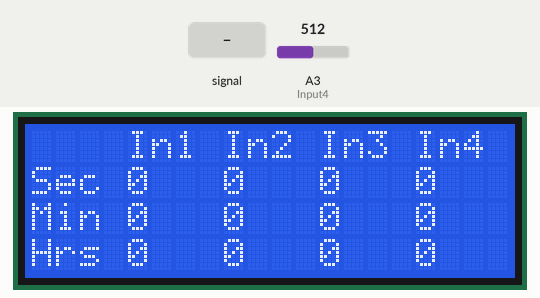
This sketch was run on a simulated Arduino Uno, built with avr-gcc and run on an emulated ATmega328P. On the bench: 20×4 character LCD. The test bench sets the inputs (shaded band); at power-on: A3 (Input4) = 512.

Above: at 1.2 s.
1.3 s: A3 (Input4) fed a 200 Hz sine of ±81 counts around its level
At 2.1 s:
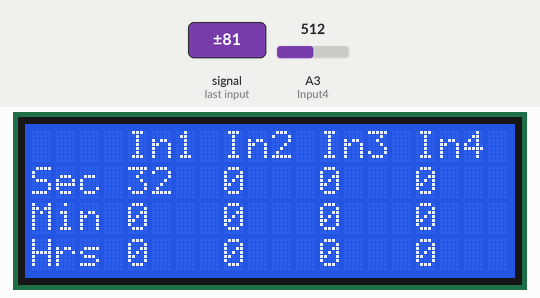
3.8 s: A3 (Input4) set to 546
At 5.1 s:
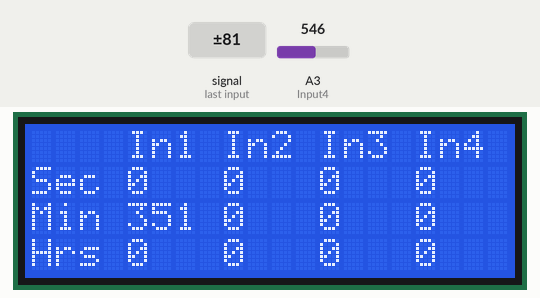
6.8 s: A3 (Input4) set to 526
9.8 s: A3 (Input4) set to 552
At 11.4 s:
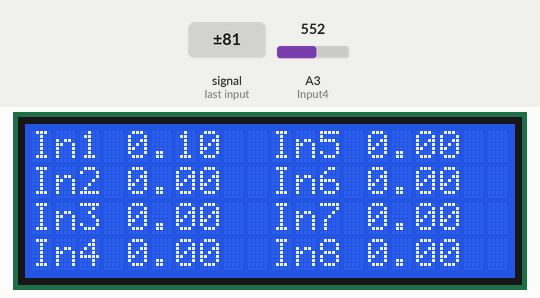
15.8 s: A3 (Input4) set to 511
At 25.7 s:
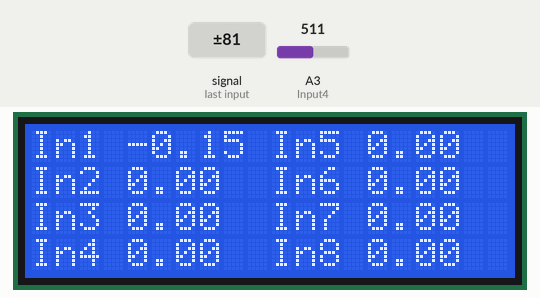
Timing chart, 0 to 25.8 s (numbered marks = the images above; inputs shaded):
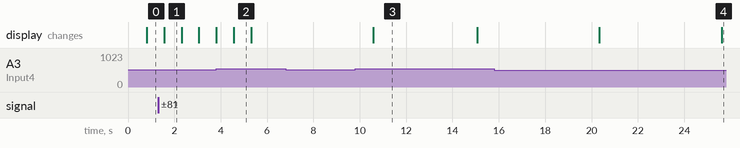

Measured:
- after the input at 1.3 s, the display: changes after 0.26 s (image 1)
- after the input at 6.8 s, every drawn part: stays the same
- what the display in image 1 shows lasts 0.7 s, from 1.6 s to 2.3 s
- what the display in image 2 shows lasts 0.7 s, from 4.6 s to 5.3 s
- what the display in image 3 shows lasts 4.5 s, from 10.6 s to 15.1 s

The sketch:

MEGA2560_hallEffect_v2.ino
```cpp
#include <Wire.h>
#include "RTClib.h"
#include <LiquidCrystal_I2C.h>

#define Input1 A0
#define Input2 A1
#define Input3 A2
#define Input4 A3
#define Input5 A4
#define Input6 A5
#define Input7 A6
#define Input8 A7

int lcdColumns = 20;
int lcdRows = 4;
RTC_DS3231 rtc;
LiquidCrystal_I2C lcd(0x27, lcdColumns, lcdRows);

char daysOfTheWeek[7][12] = {"Sunday", "Monday", "Tuesday", "Wednesday", "Thursday", "Friday", "Saturday"};
unsigned long lastDB1=0,lastDB2=0,lastDB3=0,lastDB4=0,lastDB5=0,lastDB6=0,lastDB7=0,lastDB8=0;
unsigned long timer1sec=millis(),timer1min=millis(),timer1hour=millis(),timerInline0=millis(),timerDisplay=millis();
int btn1State=1,btn2State=1,btn3State=1,btn4State=1,btn5State=1,btn6State=1,btn7State=1,btn8State=1;
int secCont1,secCont2,secCont3,secCont4,secCont5,secCont6,secCont7,secCont8;
int minCont1,minCont2,minCont3,minCont4,minCont5,minCont6,minCont7,minCont8;
int hourCont1,hourCont2,hourCont3,hourCont4,hourCont5,hourCont6,hourCont7,hourCont8;
char one=1,two=0,three=0;
float rawValue1,rawValue2,rawValue3,rawValue4,rawValue5,rawValue6,rawValue7,rawValue8;
float zeroLevel = 536;
float pulseVolts1,pulseVolts2,pulseVolts3,pulseVolts4,pulseVolts5,pulseVolts6,pulseVolts7,pulseVolts8;;
char pulseFlag1,pulseFlag2,pulseFlag3,pulseFlag4,pulseFlag5,pulseFlag6,pulseFlag7,pulseFlag8;

void setup(){
  Serial.begin(115200);
//  if (! rtc.begin())
//  {
//    Serial.println("Couldn't find RTC");
//    while (1);
//  }
//  rtc.adjust(DateTime(__DATE__, __TIME__));
  pinMode(Input4, INPUT);
//  pinMode(Input2, INPUT);
//  pinMode(Input3, INPUT);
//  pinMode(Input4, INPUT);
//  pinMode(Input5, INPUT);
//  pinMode(Input6, INPUT);
//  pinMode(Input7, INPUT);
//  pinMode(Input8, INPUT);
  lcd.init();
  lcd.backlight();
}

void loop(){
//   DateTime now = rtc.now();
//   Serial.print(now.hour(), DEC);
//   Serial.print(":");
//   Serial.print(now.minute(), DEC);
//   Serial.print(":");
//   Serial.print(now.second(), DEC);
//   Serial.print("  ");
//   Serial.print(daysOfTheWeek[now.dayOfTheWeek()]);
//   Serial.print("  ");
//   Serial.print(now.day(), DEC);
//   Serial.print("/");
//   Serial.print(now.month(), DEC);
//   Serial.print("/");
//   Serial.println(now.year(), DEC);
     if(millis()-timerInline0>5000){
      timerInline0=millis();
      if(one){
        one=0;
        two=1;
      }else if(two){
        two=0;
        three=1;
      }else if(three){
        three=0;
        one=1;
      }

     }
//  Serial.print ("rawValue1 : ");
//  Serial.println (rawValue1);
//  delay(100);
    ReadBtn();
    showData();
    if(millis()-timerDisplay>750){
    timerDisplay=millis();
    lcd.clear();
    showDisplay();
    }
}


void ReadBtn()
{
  for(int i=0;i<=10;i++)
  {
    rawValue1 = rawValue1+analogRead(Input4)-zeroLevel;
//    rawValue2 = rawValue2+analogRead(Input2)-zeroLevel;
//    rawValue3 = rawValue3+analogRead(Input3)-zeroLevel;
//    rawValue4 = rawValue4+analogRead(Input4)-zeroLevel;
//    rawValue5 = rawValue5+analogRead(Input5)-zeroLevel;
//    rawValue6 = rawValue6+analogRead(Input6)-zeroLevel;
//    rawValue7 = rawValue7+analogRead(Input7)-zeroLevel;
//    rawValue8 = rawValue8+analogRead(Input8)-zeroLevel;
  }
  rawValue1/=10;rawValue2/=10;rawValue3/=10;rawValue4/=10;rawValue5/=10;rawValue6/=10;rawValue7/=10;rawValue8/=10;
  pulseVolts1=(rawValue1*5)/1023;
  pulseVolts2=(rawValue2*5)/1023;
  pulseVolts3=(rawValue3*5)/1023;
  pulseVolts4=(rawValue4*5)/1023;
  pulseVolts5=(rawValue5*5)/1023;
  pulseVolts6=(rawValue6*5)/1023;
  pulseVolts7=(rawValue7*5)/1023;
  pulseVolts8=(rawValue8*5)/1023;

  if(pulseVolts1>0.05)
  {
    if(pulseFlag1)
    {
      pulseFlag1=0;
      secCont1++;
    }
  }
  if(pulseVolts1<0.01)
      pulseFlag1=1;

  if(pulseVolts2>0.05)
  {
    if(pulseFlag2)
    {
      pulseFlag2=0;
      secCont2++;
    }
  }
  if(pulseVolts2<0.01)
      pulseFlag2=1;

  if(pulseVolts3>0.05)
  {
    if(pulseFlag3)
    {
      pulseFlag3=0;
      secCont3++;
    }
  }
  if(pulseVolts3<0.01)
      pulseFlag3=1;

  if(pulseVolts4>0.05)
  {
    if(pulseFlag4)
    {
      pulseFlag4=0;
      secCont4++;
    }
  }
  if(pulseVolts4<0.01)
      pulseFlag4=1;

  if(pulseVolts5>0.05)
  {
    if(pulseFlag5)
    {
      pulseFlag5=0;
      secCont5++;
    }
  }
  if(pulseVolts5<0.01)
      pulseFlag5=1;

  if(pulseVolts6>0.05)
  {
    if(pulseFlag6)
    {
      pulseFlag6=0;
      secCont6++;
    }
  }
  if(pulseVolts6<0.01)
      pulseFlag6=1;

  if(pulseVolts7>0.05)
  {
    if(pulseFlag7)
    {
      pulseFlag7=0;
      secCont7++;
    }
  }
  if(pulseVolts7<0.01)
      pulseFlag7=1;

  if(pulseVolts8>0.05)
  {
    if(pulseFlag8)
    {
      pulseFlag8=0;
      secCont8++;
    }
  }
  if(pulseVolts8<0.01)
      pulseFlag8=1;

}


void showDisplay()
{
 if(one)
  {
  lcd.setCursor(0,1);
  lcd.print("Sec");
  lcd.setCursor(0,2);
  lcd.print("Min");
  lcd.setCursor(0,3);
  lcd.print("Hrs");

  lcd.setCursor(4,0);
  lcd.print("In1");
  lcd.setCursor(8,0);
  lcd.print("In2");
  lcd.setCursor(12,0);
  lcd.print("In3");
  lcd.setCursor(16,0);
  lcd.print("In4");

  lcd.setCursor(4,1);
  lcd.print(secCont1);
  lcd.setCursor(4,2);
  lcd.print(minCont1);
  lcd.setCursor(4,3);
  lcd.print(hourCont1);

  lcd.setCursor(8,1);
  lcd.print(secCont2);
  lcd.setCursor(8,2);
  lcd.print(minCont2);
  lcd.setCursor(8,3);
  lcd.print(hourCont2);

  lcd.setCursor(12,1);
  lcd.print(secCont3);
  lcd.setCursor(12,2);
  lcd.print(minCont3);
  lcd.setCursor(12,3);
  lcd.print(hourCont3);

  lcd.setCursor(16,1);
  lcd.print(secCont4);
  lcd.setCursor(16,2);
  lcd.print(minCont4);
  lcd.setCursor(16,3);
  lcd.print(hourCont4);
  }
  else if(two)
  {
  lcd.setCursor(0,1);
  lcd.print("Sec");
  lcd.setCursor(0,2);
  lcd.print("Min");
  lcd.setCursor(0,3);
  lcd.print("Hrs");

  lcd.setCursor(4,0);
  lcd.print("In5");
  lcd.setCursor(8,0);
  lcd.print("In6");
  lcd.setCursor(12,0);
  lcd.print("In7");
  lcd.setCursor(16,0);
  lcd.print("In8");

  lcd.setCursor(4,1);
  lcd.print(secCont5);
  lcd.setCursor(4,2);
  lcd.print(minCont5);
  lcd.setCursor(4,3);
  lcd.print(hourCont5);

  lcd.setCursor(8,1);
  lcd.print(secCont6);
  lcd.setCursor(8,2);
  lcd.print(minCont6);
  lcd.setCursor(8,3);
  lcd.print(hourCont6);

  lcd.setCursor(12,1);
  lcd.print(secCont7);
  lcd.setCursor(12,2);
  lcd.print(minCont7);
  lcd.setCursor(12,3);
  lcd.print(hourCont7);

  lcd.setCursor(16,1);
  lcd.print(secCont8);
  lcd.setCursor(16,2);
  lcd.print(minCont8);
  lcd.setCursor(16,3);
  lcd.print(hourCont8);

  }else if(three){
  lcd.setCursor(0,0);
  lcd.print("In1");
  lcd.setCursor(0,1);
  lcd.print("In2");
  lcd.setCursor(0,2);
  lcd.print("In3");
  lcd.setCursor(0,3);
  lcd.print("In4");

  lcd.setCursor(10,0);
  lcd.print("In5");
  lcd.setCursor(10,1);
  lcd.print("In6");
  lcd.setCursor(10,2);
  lcd.print("In7");
  lcd.setCursor(10,3);
  lcd.print("In8");

  lcd.setCursor(4,0);
  lcd.print(pulseVolts1);
  lcd.setCursor(4,1);
  lcd.print(pulseVolts2);
  lcd.setCursor(4,2);
  lcd.print(pulseVolts3);
  lcd.setCursor(4,3);
  lcd.print(pulseVolts4);

  lcd.setCursor(14,0);
  lcd.print(pulseVolts5);
  lcd.setCursor(14,1);
  lcd.print(pulseVolts6);
  lcd.setCursor(14,2);
  lcd.print(pulseVolts7);
  lcd.setCursor(14,3);
  lcd.print(pulseVolts8);
  }
}


void showData(){
      if(millis()-timer1sec>1000){
      timer1sec=millis();
      minCont1=minCont1+secCont1;
      minCont2=minCont2+secCont2;
      minCont3=minCont3+secCont3;
      minCont4=minCont4+secCont4;
      minCont5=minCont5+secCont5;
      minCont6=minCont6+secCont6;
      minCont7=minCont7+secCont7;
      minCont8=minCont8+secCont8;
      secCont1=0;secCont2=0;secCont3=0;secCont4=0;secCont5=0;secCont6=0;secCont7=0;secCont8=0;
      }

      if(millis()-timer1min>60000){
      timer1min=millis();
      showDisplay();
      hourCont1=hourCont1+minCont1;
      hourCont2=hourCont2+minCont2;
      hourCont3=hourCont3+minCont3;
      hourCont4=hourCont4+minCont4;
      hourCont5=hourCont5+minCont5;
      hourCont6=hourCont6+minCont6;
      hourCont7=hourCont7+minCont7;
      hourCont8=hourCont8+minCont8;
      minCont1=0;minCont2=0;minCont3=0;minCont4=0;minCont5=0;minCont6=0;minCont7=0;minCont8=0;

    }
      if(millis()-timer1hour>3600000){
      timer1hour=millis();
      showDisplay();
      hourCont1=0;hourCont2=0;hourCont3=0;hourCont4=0;hourCont5=0;hourCont6=0;hourCont7=0;hourCont8=0;
    }

}
```
